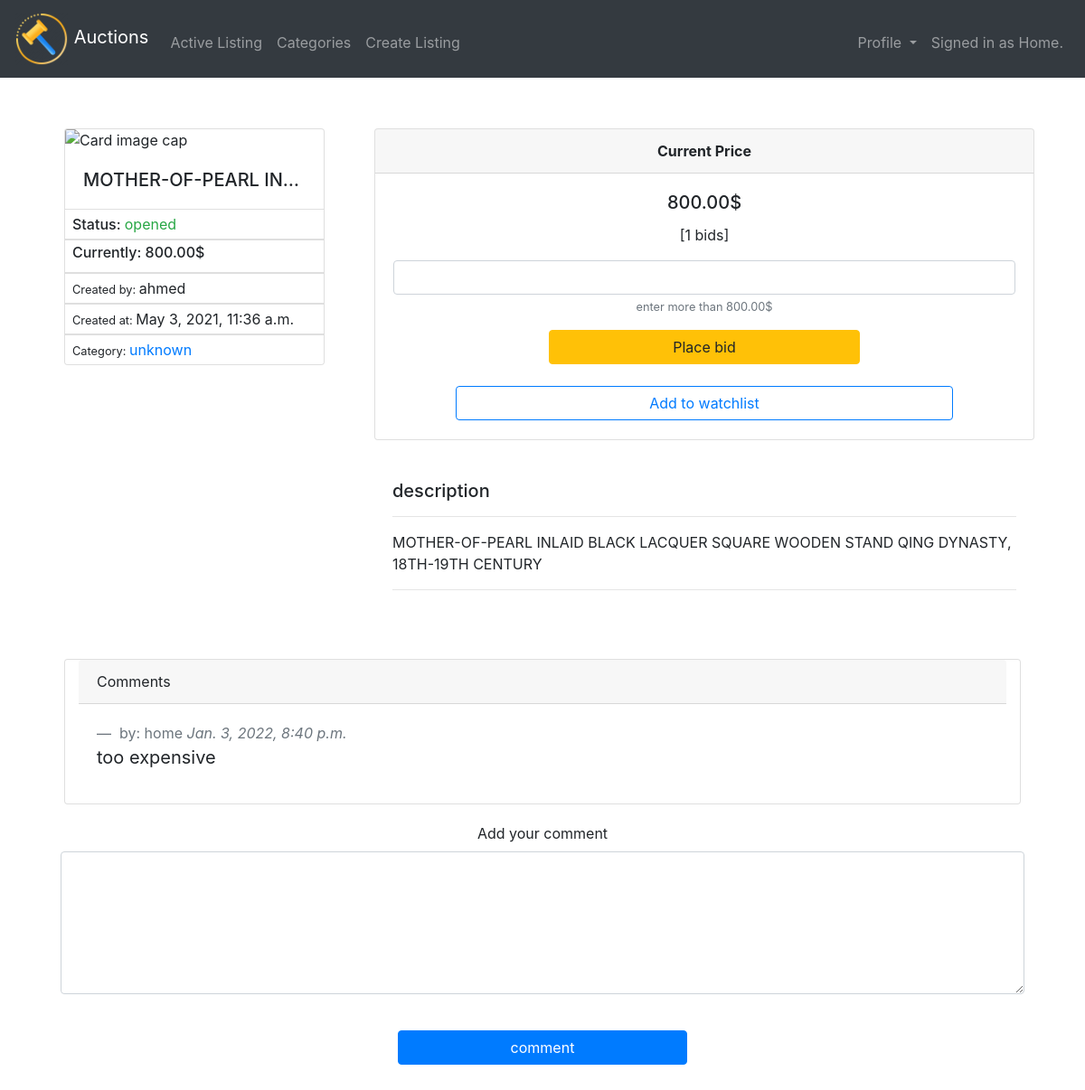
The app's page /listing/6/ (signed in) with its own data.
### users/models.py (models this page shows, shortened)
class User(AbstractUser):
	won_list        = models.ManyToManyField('auctions.ActiveListings', related_name='won', null=True, blank=True)
	watched_list    = models.ManyToManyField('auctions.ActiveListings', related_name='watched', null=True, blank=True)
	class Meta:
		verbose_name = "user"
		verbose_name_plural = "Users"
	def __str__(self):
		return self.username

class Comments(models.Model):
	description  = models.TextField(null=False, blank=False)
	created_at   = models.DateTimeField(auto_now_add=True)
	user         = models.ForeignKey('User', related_name='comment', null=True, blank=True, on_delete=models.CASCADE, unique=False)
	listing      = models.ForeignKey('auctions.ActiveListings', on_delete=models.CASCADE, related_name='comment', null=True, blank=True, unique=False)
	class Meta:
		verbose_name = "comment"
		verbose_name_plural = "Comments"

### auctions/models.py (models this page shows, shortened)
class ActiveListings(models.Model):
	title         = models.CharField(max_length=64, null=False, blank=False, unique=True)
	price         = models.DecimalField(max_digits=13, decimal_places=2, null=False, blank=False)
	description   = models.TextField(null=False, blank=False)
	state         = models.BooleanField(default=True)
	created_at    = models.DateTimeField(auto_now_add=True)
	image_url     = models.URLField(max_length=1024, unique=True, null=True, blank=True)
	category      = models.ForeignKey('Category', on_delete=models.CASCADE, related_name='list', null=True, blank=True)
	user          = models.ForeignKey('users.User', related_name='created', on_delete=models.CASCADE, null=True, blank=True)
	class Meta:
		verbose_name = "activeListing"
		verbose_name_plural = "ActiveListings"

class Category(models.Model):
	name  = models.CharField(max_length=64, null=False, blank=False, unique=True)
	class Meta:
		verbose_name = "category"
		verbose_name_plural = "Categories"
	def __str__(self):
		return self.name

class Bid(models.Model):
	nbids   = models.IntegerField(default=0)
	listing = models.OneToOneField('ActiveListings', on_delete=models.CASCADE, related_name='bid_item', null=False, blank=False)
	winner = models.ForeignKey('users.User', on_delete=models.CASCADE, related_name='bid_winner', null=True, blank=True)
	class Meta:
		verbose_name = "Bid"
		verbose_name_plural = "Bids"

### auctions/views.py (the view, shortened to what this page needs)
# urls.py: re_path("^listing/(?P<id>[0-9]+)/$", ListingView.as_view(), name="listing"),
@method_decorator(login_required, name='post')
class ListingView(View):
    template_name = "auctions/listing.html"
    def get(self, request, *args, **kwargs):
        listing = ActiveListings.objects.get(pk=kwargs['id'])
        comments = Comments.objects.filter(listing=listing).all()
        bid = Bid.objects.get(listing=listing)
        if request.user.is_authenticated:
            user = User.objects.get(username=request.user)
            watch_lists = user.watched_list.all()
            return render(request, self.template_name, {
                "list": listing, "comments": comments, "watch_lists": watch_lists, "bid": bid
            })
        return render(request, self.template_name, {
            "list": listing, "comments": comments, "bid": bid
        })

### auctions/templates/auctions/listing.html (shortened to what this page needs)
{% extends "layout.html" %}
{% block main %}
<div class="row">
<div class="col-sm-12 col-md-4 col-lg-4 mx-auto p-2">
	<div class="card" style="width: 18rem;">
		{% if  list.image_url %}
			<img class="card-img-top" src="{{list.image_url}}" alt="Card image cap">
		{% else %}
			<img class="card-img-top" src="https://www.triequestrian.ie/pub/media/catalog/product/placeholder/default/No-images-placeholder_1.png" alt="Card image cap">
		{% endif %}
		<div class="card-body">
		    <h5 class="card-title p-0 m-0 col-12 text-truncate">{{list.title|safe}}</h5>
		  </div>
		  <ul class="list-group list-group-flush">
		    <li class="list-group-item py-1 px-2 m-0"><h6 class="d-inline">Status: </h6>
		    	{% if list.state %}
		    		<span class="text-success">opened</span>
		    	{% else %}
		    		<span class="text-danger">closed</span>
		    	{% endif %}
		    </li>
		  	<li class="list-group-item py-1 px-2 m-0"><h6>Currently: {{list.price|safe}}$</h6></li>
		  	<li class="list-group-item py-1 px-2 m-0"><small>Created by: </small>{{list.user.username}}</li>
		  	<li class="list-group-item py-1 px-2 m-0"><small>Created at: </small>{{list.created_at}}</li>
		    <li class="list-group-item py-1 px-2 m-0"><small>Category: </small><a href="{% url 'auctions:category' list.category.name %}" class="card-link">{{list.category|safe}}</a></li>
		  </ul>
	</div>
  </div>
  <div class="col-sm-12 col-md-9 col-lg-8 mx-auto p-2">
  	<div class="row card text-center">
  		<div class="card-header">
    		<b>Current Price</b>
  		</div>
	    <div class="card-body">
	      <h5 class="card-title">{{list.price|safe}}$</h5>
	      <p class="card-text">[{{list.bid_item.nbids}} bids]</p>
	    {% if list.state %}
	      	{% include "running-bid.html" %}
	    {% else %}
	      {% include "closed-bid.html" %}
	   {% endif %}
	   </div>
    </div>
	<div class="row mt-4 p-0">
      <div class="card-body ">
		<h5 class="card-title">description</h5>
		 <hr>
		 <p class="card-text">{{list.description|safe}}</p>
		 <hr>
	   </div>
     </div>
	</div>
  </div>
<div class="row mt-4 p-2">
	<div class="card col-12">
	  <div class="card-header flex d-flex">
			Comments
	  </div>
	  <div class="card-body">
	   {% for comment in  comments %}
	     <blockquote class="blockquote mb-0">
		  <header class="blockquote-footer">
		   by: {{comment.user.username|safe}}
		   <cite> {{comment.created_at}}</cite></header>
		  <p>{{comment.description|safe}}</p>
		  </blockquote>
		{% empty %}
		<h3>no comments right now</h3>
	   {% endfor %}
	  </div>
	</div>
</div>
{% include "comment.html" %}
{% endblock %}

### commerce/templates/layout.html (shortened to what this page needs)
{% load static %}
<!DOCTYPE html>
<html lang="en">
    <head>
        <link href="https://maxcdn.bootstrapcdn.com/bootstrap/4.1.3/css/bootstrap.min.css" rel="stylesheet">
    </head>
    <body>
        <nav class="navbar navbar-expand-md navbar-dark bg-dark text-white">
            <a class="navbar-brand" href="{% url 'auctions:home' %}">
                <span>
                <img src="{% static 'img/logo.png' %}" style="width: 60px; height: 60px;">
                </span><span>Auctions</span></a>
            <div class="collapse navbar-collapse" id="navbar">
                <ul class="navbar-nav mr-auto mt-2">
                    <li class="nav-item">
                        <a class="nav-link" href="{% url 'auctions:index' %}">Active Listing</a>
                    </li>
                    <li class="nav-item">
                        <a class="nav-link" href="{% url 'auctions:categories' %}">Categories</a>
                    </li>
                    {% if request.user.is_authenticated %}
                    <li class="nav-item">
                        <a class="nav-link" href="{% url 'auctions:create' %}">Create Listing</a>
                    </li>
                    {% endif %}
                </ul>
                {% if request.user.is_authenticated %}
                    <ul class="navbar-nav ml-auto mt-2">
                       <li class="nav-item dropdown">
                            <a class="nav-link dropdown-toggle" href="#" id="navbarDropdownMenuLink" data-toggle="dropdown" aria-haspopup="true" aria-expanded="false">
                                Profile
                            </a>
                        </li>
                        <li class="nav-item">
                          <a class="nav-link" href="" >
                              Signed in as {{request.user.username.title}}.
                          </a>
                        </li>
                    </ul>
                {% else %}
                    <ul class="navbar-nav ml-auto mt-2">
                        <li class="nav-item"><a class="nav-link" href="{% url 'users:register' %}">Register</a></li>
                        <li class="nav-item"><a class="nav-link" href="{% url 'users:login' %}">login</a></li>
                    </ul>
                {% endif %}
            </div>
        </nav>
        <main class="container p-5">
            {% block main %}{% endblock %}
        </main>
    </body>
</html>

### commerce/templates/running-bid.html (shortened to what this page needs)
{% if request.user.is_authenticated %}
<div class="forms row">
	<div class="col-12">
	  <form action="{% url 'auctions:bid' list.id %}" method="POST"> {% csrf_token %}
	    <div class="form-group">
		  <input type="number" class="form-control text-center" id="bid" name="bid" min="0" step="any">
		  <small id="emailHelp" class="form-text text-muted">enter more than {{list.price|safe}}$</small>
        </div>
	    <button type="submit" style="width: 50%;" class="btn btn-warning">Place bid</button>
	  </form>
	</div>
	<div class="col-12">
	   <form action="{% url 'auctions:modify_watchlist' list.id %}" method="GET">
		 {% if list in watch_lists %}
			<input type="hidden" name="state" value="False">
		    <button type="submit" id="watch-btn" style="width: 80%;" class="btn mt-4 btn btn-outline-danger">remove from watchlist</button>
		  {% else %}
		      <button type="submit" id="watch-btn" style="width: 80%;" class="btn mt-4 btn btn-outline-primary">Add to watchlist</button>
		   {% endif %}
	   </form>
	</div>
	<div class="col-12 flex d-flex justify-content-center">
   </div>
</div>
{% else %}
<div class="row">
 <div class="col-12">
    <input type="text" class="form-control text-center bg-warning" id="message" name="message" readonly value="login to share in this bid">
</div>
</div>
{% endif %}

### records on screen
User: user.username "Home"
ActiveListings: title "MOTHER-OF-PEARL IN…", price "800.00", user.username "ahmed", created_at "May 3, 2021, 11:36 a.m.", category "unknown", bid_item.nbids "1", description "MOTHER-OF-PEARL INLAID BLACK LACQUER SQUARE WOODEN STAND QING DYNASTY, 18TH-19TH CENTURY"
Comments: user.username "home", created_at "Jan. 3, 2022, 8:40 p.m.", description "too expensive"
